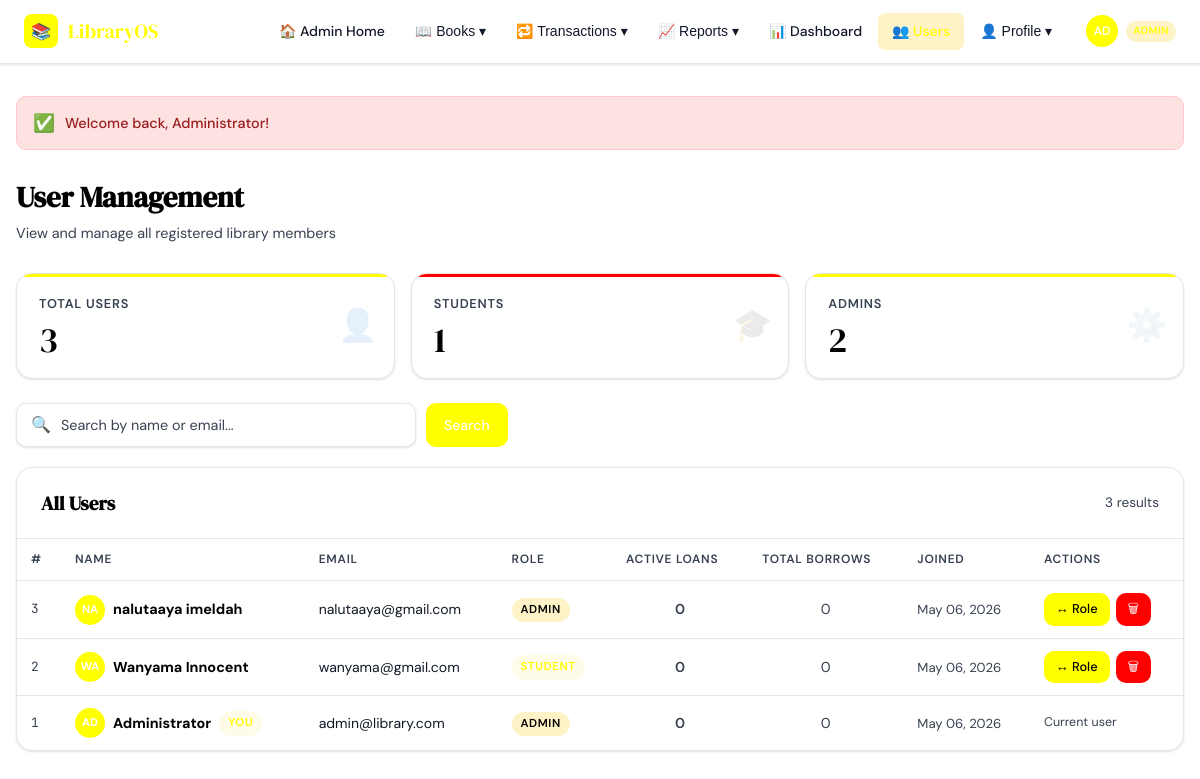
The app's page /library/users.php (signed in) with its own data.
### tables this page shows
CREATE TABLE IF NOT EXISTS `users` (
  `id` int NOT NULL AUTO_INCREMENT,
  `name` varchar(100) NOT NULL,
  `email` varchar(100) NOT NULL,
  `password` varchar(255) NOT NULL,
  `role` enum('admin','student') DEFAULT 'student',
  `student_id` varchar(50) DEFAULT NULL,
  `phone` varchar(20) DEFAULT NULL,
  `avatar_color` varchar(7) DEFAULT '#3B82F6',
  `created_at` timestamp NULL DEFAULT CURRENT_TIMESTAMP,
  `updated_at` timestamp NULL DEFAULT CURRENT_TIMESTAMP ON UPDATE CURRENT_TIMESTAMP,
  PRIMARY KEY (`id`),
  UNIQUE KEY `email` (`email`),
  UNIQUE KEY `student_id` (`student_id`)
);

### config/auth.php (called while the page is built, shortened)
<?php
function sanitize($value): string {
    if (is_scalar($value)) {
        return htmlspecialchars((string)$value, ENT_QUOTES | ENT_SUBSTITUTE, 'UTF-8');
    }
    return htmlspecialchars(json_encode($value, JSON_UNESCAPED_UNICODE), ENT_QUOTES | ENT_SUBSTITUTE, 'UTF-8');
}

### library/users.php (the view, shortened to what this page needs)
<?php
require_once __DIR__ . '/../config/auth.php';
$conn = getDBConnection();
$search = trim($_GET['search'] ?? '');
$sql = "SELECT u.*, COUNT(br.id) as total_borrows, SUM(br.status IN ('Borrowed','Overdue')) as active_borrows FROM users u LEFT JOIN borrow_records br ON u.id=br.user_id";
$params = [];
$sql .= " GROUP BY u.id ORDER BY u.created_at DESC";
$stmt = $conn->prepare($sql);
$stmt->execute($params);
$users = $stmt->fetchAll(PDO::FETCH_ASSOC);
$userCount = count($users);
$totalUsers   = $conn->query("SELECT COUNT(*) c FROM users")->fetch(PDO::FETCH_ASSOC)['c'];
$totalStudents= $conn->query("SELECT COUNT(*) c FROM users WHERE role='student'")->fetch(PDO::FETCH_ASSOC)['c'];
$totalAdmins  = $conn->query("SELECT COUNT(*) c FROM users WHERE role='admin'")->fetch(PDO::FETCH_ASSOC)['c'];
require_once 'includes/header.php';
?>
<div class="page-header">
    <div class="page-header-left">
        <h1>User Management</h1>
        <p>View and manage all registered library members</p>
    </div>
</div>
<div class="stats-grid" style="grid-template-columns:repeat(3,1fr);margin-bottom:24px">
    <div class="stat-card blue"><div class="stat-label">Total Users</div><div class="stat-value"><?= $totalUsers ?></div><div class="stat-icon">👤</div></div>
    <div class="stat-card green"><div class="stat-label">Students</div><div class="stat-value"><?= $totalStudents ?></div><div class="stat-icon">🎓</div></div>
    <div class="stat-card gold"><div class="stat-label">Admins</div><div class="stat-value"><?= $totalAdmins ?></div><div class="stat-icon">⚙️</div></div>
</div>
<form method="GET" style="display:flex;gap:10px;margin-bottom:20px">
    <div class="search-bar" style="flex:1;max-width:400px">
        <span>🔍</span>
        <input type="text" name="search" placeholder="Search by name or email..." value="<?= sanitize($search) ?>">
    </div>
    <button type="submit" class="btn btn-primary">Search</button>
</form>
<div class="card">
    <div class="card-header">
        <h3 class="card-title">All Users</h3>
        <span style="font-size:.85rem;color:var(--ink-muted)"><?= $userCount ?> result<?= $userCount !== 1 ? 's' : '' ?></span>
    </div>
    <?php if ($userCount === 0): ?>
        <div class="empty-state"><div class="empty-icon">👥</div><p>No users found.</p></div>
    <?php else: ?>
    <div class="table-wrap">
        <table>
            <thead>
                <tr>
                    <th>#</th>
                    <th>Name</th>
                    <th>Email</th>
                    <th>Role</th>
                    <th>Active Loans</th>
                    <th>Total Borrows</th>
                    <th>Joined</th>
                    <th>Actions</th>
                </tr>
            </thead>
            <tbody>
            <?php foreach ($users as $u): ?>
            <tr>
                <td style="font-family:var(--font-mono);font-size:.8rem;color:var(--ink-muted)"><?= $u['id'] ?></td>
                <td>
                    <div style="display:flex;align-items:center;gap:8px">
                        <div style="width:30px;height:30px;border-radius:50%;background:var(--accent);color:#fff;display:flex;align-items:center;justify-content:center;font-size:.7rem;font-weight:700;flex-shrink:0">
                            <?= strtoupper(substr($u['name'],0,2)) ?>
                        </div>
                        <strong><?= sanitize($u['name']) ?></strong>
                        <?php if($u['id'] == $_SESSION['user_id']): ?><span class="badge badge-info">You</span><?php endif; ?>
                    </div>
                </td>
                <td style="font-size:.875rem"><?= sanitize($u['email']) ?></td>
                <td>
                    <span class="badge <?= $u['role']==='admin'?'badge-warning':'badge-info' ?>">
                        <?= $u['role'] ?>
                    </span>
                </td>
                <td style="text-align:center;font-weight:600;color:<?= $u['active_borrows']>0?'var(--accent)':'var(--ink-muted)' ?>">
                    <?= intval($u['active_borrows']) ?>
                </td>
                <td style="text-align:center;color:var(--ink-muted)"><?= intval($u['total_borrows']) ?></td>
                <td style="font-size:.82rem;color:var(--ink-muted)"><?= date('M d, Y', strtotime($u['created_at'])) ?></td>
                <td>
                    <div style="display:flex;gap:6px">
                        <?php if($u['id'] !== $_SESSION['user_id']): ?>
                            <a href="users.php?toggle_role=<?= $u['id'] ?>"
                               class="btn btn-warning btn-sm"
                               data-confirm="Toggle role for <?= sanitize($u['name']) ?>?">
                               ↔ Role
                            </a>
                            <a href="users.php?delete=<?= $u['id'] ?>"
                               class="btn btn-danger btn-sm"
                               data-confirm="Permanently delete user <?= sanitize($u['name']) ?>? This will also delete their borrow records.">
                               🗑
                            </a>
                        <?php else: ?>
                            <span style="font-size:.78rem;color:var(--ink-muted)">Current user</span>
                        <?php endif; ?>
                    </div>
                </td>
            </tr>
            <?php endforeach; ?>
            </tbody>
        </table>
    </div>
    <?php endif; ?>
</div>

### library/includes/header.php (shortened to what this page needs)
<?php
$currentPage = basename($_SERVER['PHP_SELF'], '.php');
$user = isset($_SESSION['user_id']) ? ['name'=>$_SESSION['user_name'],'role'=>$_SESSION['role']] : null;
$flash = null;
if (isset($_SESSION['flash'])) { $flash = $_SESSION['flash']; unset($_SESSION['flash']); }
?>
<!DOCTYPE html>
<html lang="en">
<head>
</head>
<body>
<nav class="nav">
    <div class="nav-inner">
        <a href="index.php" class="nav-brand">
            <div class="brand-icon">📚</div>
            LibraryOS
        </a>
        <div class="nav-links" id="navLinks">
            <a href="index.php" class="nav-link <?= $currentPage==='index'?'active':'' ?>">🏠 Admin Home</a>
            <div class="nav-item">
                <button type="button" class="nav-link nav-dropdown-toggle" aria-haspopup="true" aria-expanded="false">
                    📖 Books ▾
                </button>
            </div>
            <div class="nav-item">
                <button type="button" class="nav-link nav-dropdown-toggle" aria-haspopup="true" aria-expanded="false">
                    🔁 Transactions ▾
                </button>
            </div>
            <div class="nav-item">
                <button type="button" class="nav-link nav-dropdown-toggle" aria-haspopup="true" aria-expanded="false">
                    📈 Reports ▾
                </button>
            </div>
            <a href="dashboard.php" class="nav-link <?= $currentPage==='dashboard'?'active':'' ?>">📊 Dashboard</a>
            <?php if(isset($_SESSION['role']) && $_SESSION['role']==='admin'): ?>
                <a href="users.php" class="nav-link admin-only <?= $currentPage==='users'?'active':'' ?>">👥 Users</a>
            <?php endif; ?>
            <?php if($user): ?>
                <div class="nav-item">
                    <button type="button" class="nav-link nav-dropdown-toggle" aria-haspopup="true" aria-expanded="false">
                        👤 Profile ▾
                    </button>
                </div>
            <?php else: ?>
                <a href="login.php" class="nav-link <?= $currentPage==='login'?'active':'' ?>">🔐 Login</a>
            <?php endif; ?>
        </div>
        <div class="nav-right">
            <?php if($user): ?>
                <div class="nav-user">
                    <div class="nav-avatar"><?= strtoupper(substr($user['name'],0,2)) ?></div>
                    <span class="nav-badge <?= $user['role']==='admin'?'badge-admin':'badge-student' ?>"><?= $user['role'] ?></span>
                </div>
            <?php else: ?>
                <a href="login.php" class="btn-nav-login">Sign In</a>
            <?php endif; ?>
        </div>
    </div>
</nav>
<main>
<?php if($flash): ?>
    <div class="flash flash-<?= $flash['type'] ?>">
        <span class="flash-icon"><?= $flash['type']==='success'?'✅':($flash['type']==='error'?'❌':'⚠️') ?></span>
        <?= sanitize($flash['message']) ?>
    </div>
<?php endif; ?>

### records on screen
users: name "AD", id "1", name "Administrator", shows "YOU", email "admin@library.com", role "ADMIN", active_borrows "0", total_borrows "0", created_at "May 06, 2026", shows "Current user"
users: id "3", name "NA", name "nalutaaya imeldah", email "nalutaaya@gmail.com", role "ADMIN", active_borrows "0", total_borrows "0", created_at "May 06, 2026"
users: id "2", name "WA", name "Wanyama Innocent", email "wanyama@gmail.com", role "STUDENT", active_borrows "0", total_borrows "0", created_at "May 06, 2026"

### other values on screen
$flash['message'] "Welcome back, Administrator!"
$totalUsers "3"
$totalStudents "1"
$totalAdmins "2"
$userCount "3"
